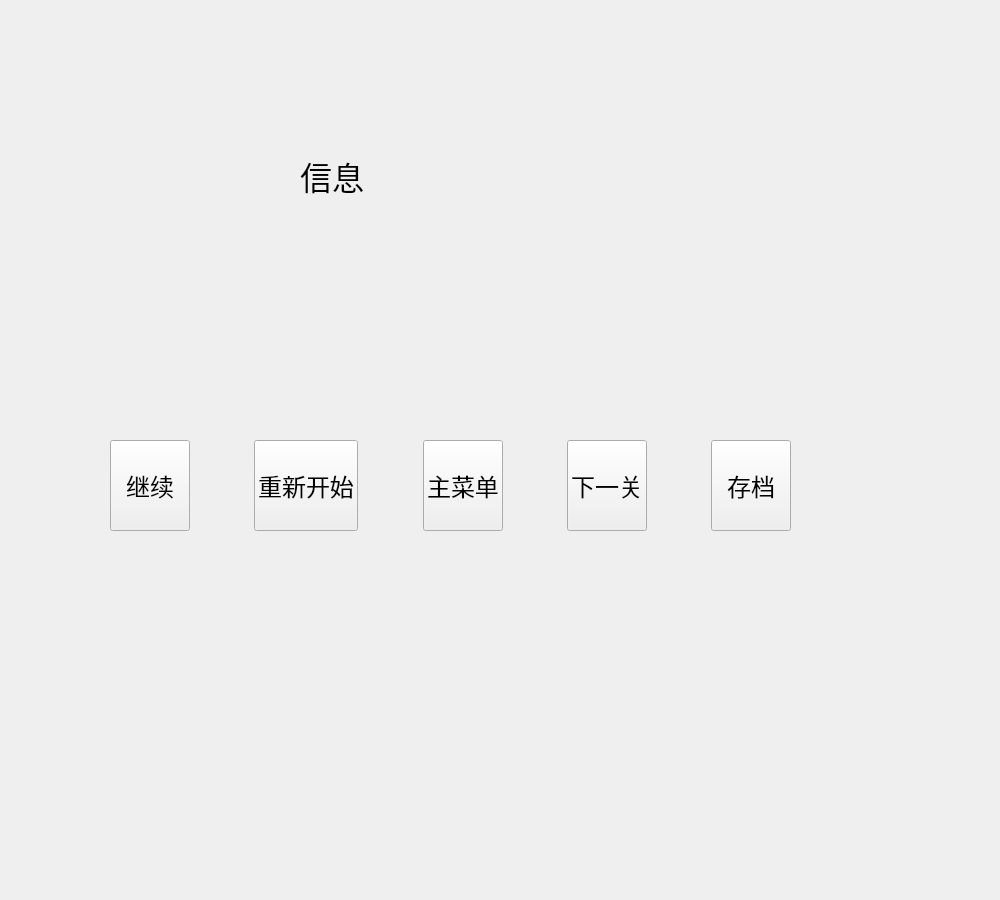
<?xml version="1.0" encoding="UTF-8"?>
<ui version="4.0">
 <class>MenuPage</class>
 <widget class="QWidget" name="MenuPage">
  <property name="geometry">
   <rect>
    <x>0</x>
    <y>0</y>
    <width>1000</width>
    <height>900</height>
   </rect>
  </property>
  <property name="windowTitle">
   <string>菜单</string>
  </property>
  <widget class="QLabel" name="info_label">
   <property name="geometry">
    <rect>
     <x>300</x>
     <y>130</y>
     <width>251</width>
     <height>91</height>
    </rect>
   </property>
   <property name="font">
    <font>
     <family>微软雅黑 Light</family>
     <pointsize>24</pointsize>
    </font>
   </property>
   <property name="text">
    <string>信息</string>
   </property>
  </widget>
  <widget class="QWidget" name="horizontalLayoutWidget">
   <property name="geometry">
    <rect>
     <x>110</x>
     <y>440</y>
     <width>681</width>
     <height>91</height>
    </rect>
   </property>
   <layout class="QHBoxLayout" name="horizontalLayout" stretch="0,0,0,0,0,0,0,0,0">
    <property name="spacing">
     <number>6</number>
    </property>
    <property name="sizeConstraint">
     <enum>QLayout::SetDefaultConstraint</enum>
    </property>
    <property name="leftMargin">
     <number>0</number>
    </property>
    <property name="topMargin">
     <number>0</number>
    </property>
    <item>
     <widget class="QPushButton" name="continue_button">
      <property name="sizePolicy">
       <sizepolicy hsizetype="Preferred" vsizetype="Preferred">
        <horstretch>0</horstretch>
        <verstretch>0</verstretch>
       </sizepolicy>
      </property>
      <property name="font">
       <font>
        <family>微软雅黑 Light</family>
        <pointsize>18</pointsize>
       </font>
      </property>
      <property name="text">
       <string>继续</string>
      </property>
     </widget>
    </item>
    <item>
     <spacer name="horizontalSpacer">
      <property name="orientation">
       <enum>Qt::Horizontal</enum>
      </property>
      <property name="sizeHint" stdset="0">
       <size>
        <width>40</width>
        <height>20</height>
       </size>
      </property>
     </spacer>
    </item>
    <item>
     <widget class="QPushButton" name="replay_button">
      <property name="sizePolicy">
       <sizepolicy hsizetype="Fixed" vsizetype="Preferred">
        <horstretch>100</horstretch>
        <verstretch>0</verstretch>
       </sizepolicy>
      </property>
      <property name="font">
       <font>
        <family>微软雅黑 Light</family>
        <pointsize>18</pointsize>
       </font>
      </property>
      <property name="text">
       <string>重新开始</string>
      </property>
     </widget>
    </item>
    <item>
     <spacer name="horizontalSpacer_2">
      <property name="orientation">
       <enum>Qt::Horizontal</enum>
      </property>
      <property name="sizeHint" stdset="0">
       <size>
        <width>40</width>
        <height>20</height>
       </size>
      </property>
     </spacer>
    </item>
    <item>
     <widget class="QPushButton" name="home_button">
      <property name="sizePolicy">
       <sizepolicy hsizetype="Minimum" vsizetype="Preferred">
        <horstretch>0</horstretch>
        <verstretch>0</verstretch>
       </sizepolicy>
      </property>
      <property name="font">
       <font>
        <family>微软雅黑 Light</family>
        <pointsize>18</pointsize>
       </font>
      </property>
      <property name="text">
       <string>主菜单</string>
      </property>
     </widget>
    </item>
    <item>
     <spacer name="horizontalSpacer_3">
      <property name="orientation">
       <enum>Qt::Horizontal</enum>
      </property>
      <property name="sizeHint" stdset="0">
       <size>
        <width>40</width>
        <height>20</height>
       </size>
      </property>
     </spacer>
    </item>
    <item>
     <widget class="QPushButton" name="next_button">
      <property name="sizePolicy">
       <sizepolicy hsizetype="Minimum" vsizetype="Preferred">
        <horstretch>0</horstretch>
        <verstretch>0</verstretch>
       </sizepolicy>
      </property>
      <property name="font">
       <font>
        <family>微软雅黑 Light</family>
        <pointsize>18</pointsize>
       </font>
      </property>
      <property name="text">
       <string>下一关</string>
      </property>
     </widget>
    </item>
    <item>
     <spacer name="horizontalSpacer_4">
      <property name="orientation">
       <enum>Qt::Horizontal</enum>
      </property>
      <property name="sizeHint" stdset="0">
       <size>
        <width>40</width>
        <height>20</height>
       </size>
      </property>
     </spacer>
    </item>
    <item>
     <widget class="QPushButton" name="save_button">
      <property name="sizePolicy">
       <sizepolicy hsizetype="Minimum" vsizetype="Preferred">
        <horstretch>0</horstretch>
        <verstretch>0</verstretch>
       </sizepolicy>
      </property>
      <property name="font">
       <font>
        <family>微软雅黑 Light</family>
        <pointsize>18</pointsize>
       </font>
      </property>
      <property name="text">
       <string>存档</string>
      </property>
     </widget>
    </item>
   </layout>
  </widget>
  <widget class="ScoreBoard" name="winner_board" native="true">
   <property name="geometry">
    <rect>
     <x>230</x>
     <y>300</y>
     <width>321</width>
     <height>111</height>
    </rect>
   </property>
  </widget>
 </widget>
 <customwidgets>
  <customwidget>
   <class>ScoreBoard</class>
   <extends>QWidget</extends>
   <header>tools/scoreboard.h</header>
   <container>1</container>
  </customwidget>
 </customwidgets>
 <resources/>
 <connections/>
</ui>
